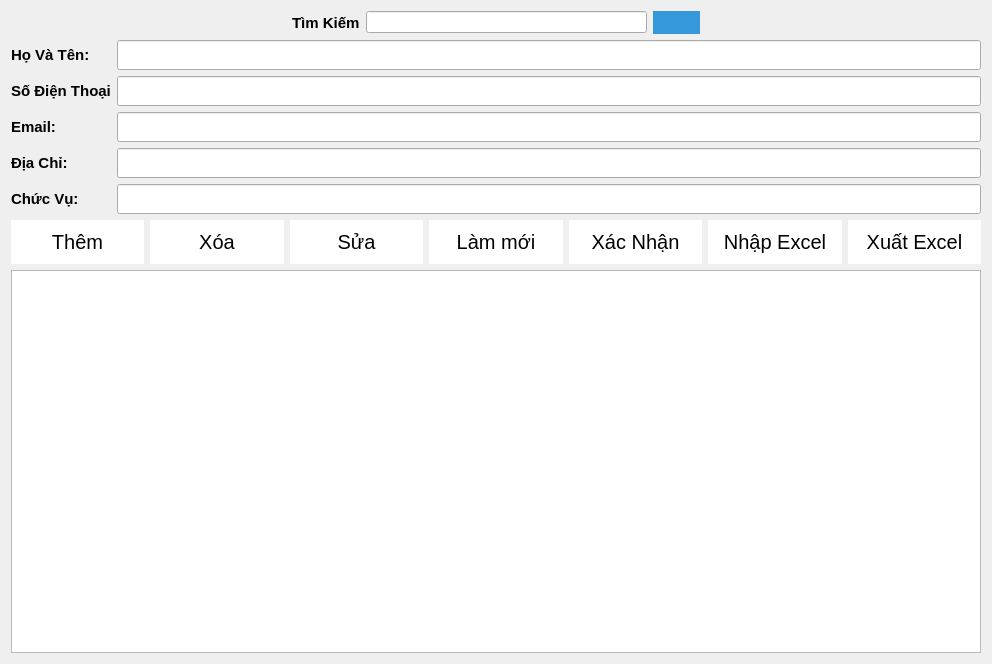
<?xml version="1.0" encoding="UTF-8"?>
<ui version="4.0">
 <class>StaffManagement</class>
 <widget class="QWidget" name="StaffManagement">
  <property name="geometry">
   <rect>
    <x>0</x>
    <y>0</y>
    <width>992</width>
    <height>664</height>
   </rect>
  </property>
  <property name="windowTitle">
   <string>Staff Management</string>
  </property>
  <property name="styleSheet">
   <string notr="true"/>
  </property>
  <layout class="QHBoxLayout" name="mainLayout">
   <item>
    <layout class="QVBoxLayout" name="verticalLayout_3">
     <item>
      <layout class="QHBoxLayout" name="searchLayout">
       <item>
        <spacer name="horizontalSpacer_2">
         <property name="orientation">
          <enum>Qt::Horizontal</enum>
         </property>
         <property name="sizeHint" stdset="0">
          <size>
           <width>40</width>
           <height>20</height>
          </size>
         </property>
        </spacer>
       </item>
       <item>
        <widget class="QLabel" name="searchLabel">
         <property name="font">
          <font>
           <pointsize>11</pointsize>
           <weight>75</weight>
           <bold>true</bold>
          </font>
         </property>
         <property name="text">
          <string>Tìm Kiếm</string>
         </property>
        </widget>
       </item>
       <item>
        <widget class="QLineEdit" name="searchLineEdit"/>
       </item>
       <item>
        <widget class="QPushButton" name="searchButton">
         <property name="font">
          <font>
           <pointsize>-1</pointsize>
          </font>
         </property>
         <property name="styleSheet">
          <string notr="true">QPushButton {
                background-color: #3498db;  /* Blue background */
                color: white;  /* White text */
                border: none;
                padding: 5px 10px;
                font-size: 10px;
            }
            QPushButton:hover {
                background-color: #2980b9; /* Darker blue on hover */
				 border: 2px solid white;
            }
            QPushButton:pressed {
                background-color: #1f618d; /* Even darker blue on press */
            }</string>
         </property>
         <property name="text">
          <string/>
         </property>
         <property name="icon">
          <iconset>
           <normaloff>../../image/search.png</normaloff>../../image/search.png</iconset>
         </property>
         <property name="iconSize">
          <size>
           <width>30</width>
           <height>30</height>
          </size>
         </property>
        </widget>
       </item>
       <item>
        <spacer name="horizontalSpacer">
         <property name="orientation">
          <enum>Qt::Horizontal</enum>
         </property>
         <property name="sizeHint" stdset="0">
          <size>
           <width>40</width>
           <height>20</height>
          </size>
         </property>
        </spacer>
       </item>
      </layout>
     </item>
     <item>
      <layout class="QFormLayout" name="formLayout">
       <item row="0" column="0">
        <widget class="QLabel" name="label_2">
         <property name="font">
          <font>
           <pointsize>11</pointsize>
           <weight>75</weight>
           <bold>true</bold>
          </font>
         </property>
         <property name="text">
          <string>Họ Và Tên:</string>
         </property>
        </widget>
       </item>
       <item row="0" column="1">
        <widget class="QLineEdit" name="nameLineEdit">
         <property name="minimumSize">
          <size>
           <width>0</width>
           <height>30</height>
          </size>
         </property>
        </widget>
       </item>
       <item row="1" column="0">
        <widget class="QLabel" name="label_3">
         <property name="font">
          <font>
           <pointsize>11</pointsize>
           <weight>75</weight>
           <bold>true</bold>
          </font>
         </property>
         <property name="text">
          <string>Số Điện Thoại</string>
         </property>
        </widget>
       </item>
       <item row="1" column="1">
        <widget class="QLineEdit" name="phoneLineEdit">
         <property name="minimumSize">
          <size>
           <width>0</width>
           <height>30</height>
          </size>
         </property>
        </widget>
       </item>
       <item row="2" column="0">
        <widget class="QLabel" name="label_5">
         <property name="font">
          <font>
           <pointsize>11</pointsize>
           <weight>75</weight>
           <bold>true</bold>
          </font>
         </property>
         <property name="text">
          <string>Email:</string>
         </property>
        </widget>
       </item>
       <item row="2" column="1">
        <widget class="QLineEdit" name="emailLineEdit">
         <property name="minimumSize">
          <size>
           <width>0</width>
           <height>30</height>
          </size>
         </property>
         <property name="sizeIncrement">
          <size>
           <width>0</width>
           <height>0</height>
          </size>
         </property>
        </widget>
       </item>
       <item row="3" column="0">
        <widget class="QLabel" name="label_4">
         <property name="font">
          <font>
           <pointsize>11</pointsize>
           <weight>75</weight>
           <bold>true</bold>
          </font>
         </property>
         <property name="text">
          <string>Địa Chỉ:</string>
         </property>
        </widget>
       </item>
       <item row="3" column="1">
        <widget class="QLineEdit" name="adressLineEdit">
         <property name="minimumSize">
          <size>
           <width>0</width>
           <height>30</height>
          </size>
         </property>
        </widget>
       </item>
       <item row="4" column="0">
        <widget class="QLabel" name="Position">
         <property name="font">
          <font>
           <pointsize>11</pointsize>
           <weight>75</weight>
           <bold>true</bold>
          </font>
         </property>
         <property name="text">
          <string>Chức Vụ:</string>
         </property>
        </widget>
       </item>
       <item row="4" column="1">
        <widget class="QLineEdit" name="positionLineEdit">
         <property name="minimumSize">
          <size>
           <width>0</width>
           <height>30</height>
          </size>
         </property>
        </widget>
       </item>
      </layout>
     </item>
     <item>
      <layout class="QHBoxLayout" name="horizontalLayout">
       <item>
        <widget class="QPushButton" name="addButton">
         <property name="font">
          <font>
           <pointsize>-1</pointsize>
          </font>
         </property>
         <property name="styleSheet">
          <string notr="true">QPushButton {
                background-color: white;  /* Blue background */
                color: black;  /* White text */
                border: none;
                padding: 10px 20px;
                font-size: 20px;
                
            }
            QPushButton:hover {
                border: 3px solid  #3498db ; /* Darker blue on hover */
				background-color: #f5f5f5 ;
            }
            QPushButton:pressed {
                background-color:#f5f5f5; /* Even darker blue on press */
            }</string>
         </property>
         <property name="text">
          <string>Thêm</string>
         </property>
         <property name="icon">
          <iconset>
           <normaloff>../../image/plus.png</normaloff>../../image/plus.png</iconset>
         </property>
         <property name="iconSize">
          <size>
           <width>30</width>
           <height>30</height>
          </size>
         </property>
        </widget>
       </item>
       <item>
        <widget class="QPushButton" name="deleteButton">
         <property name="font">
          <font>
           <pointsize>-1</pointsize>
          </font>
         </property>
         <property name="styleSheet">
          <string notr="true">QPushButton {
                background-color: white;  /* Blue background */
                color: black;  /* White text */
                border: none;
                padding: 10px 20px;
                font-size: 20px;
                
            }
            QPushButton:hover {
               border: 3px solid  #3498db ; /* Darker blue on hover */
				background-color: #f5f5f5 ;
            }
            QPushButton:pressed {
                background-color: #f5f5f5 ; /* Even darker blue on press */
            }</string>
         </property>
         <property name="text">
          <string>Xóa</string>
         </property>
         <property name="icon">
          <iconset>
           <normaloff>../../image/delete.png</normaloff>../../image/delete.png</iconset>
         </property>
         <property name="iconSize">
          <size>
           <width>30</width>
           <height>30</height>
          </size>
         </property>
        </widget>
       </item>
       <item>
        <widget class="QPushButton" name="updateButton">
         <property name="font">
          <font>
           <pointsize>-1</pointsize>
          </font>
         </property>
         <property name="styleSheet">
          <string notr="true">QPushButton {
                background-color: white;  /* Blue background */
                color: black;  /* White text */
                border: none;
                padding: 10px 15px;
                font-size: 20px;
                
            }
            QPushButton:hover {
                 border: 3px solid  #3498db ; /* Darker blue on hover */
				background-color: #f5f5f5 ;
            }
            QPushButton:pressed {
                background-color: #f5f5f5 ; /* Even darker blue on press */
            }</string>
         </property>
         <property name="text">
          <string>Sửa</string>
         </property>
         <property name="icon">
          <iconset>
           <normaloff>../../image/pen.png</normaloff>../../image/pen.png</iconset>
         </property>
         <property name="iconSize">
          <size>
           <width>30</width>
           <height>30</height>
          </size>
         </property>
        </widget>
       </item>
       <item>
        <widget class="QPushButton" name="clearButton">
         <property name="font">
          <font>
           <pointsize>-1</pointsize>
          </font>
         </property>
         <property name="styleSheet">
          <string notr="true">QPushButton {
                background-color: white;  /* Blue background */
                color: black;  /* White text */
                border: none;
                padding: 10px 5px;
                font-size: 20px;
                
            }
            QPushButton:hover {
                border: 3px solid  #3498db ; /* Darker blue on hover */
				background-color: #f5f5f5 ;
            }
            QPushButton:pressed {
                background-color: #f5f5f5; /* Even darker blue on press */
            }</string>
         </property>
         <property name="text">
          <string>Làm mới</string>
         </property>
         <property name="icon">
          <iconset>
           <normaloff>../../image/loading-arrow.png</normaloff>../../image/loading-arrow.png</iconset>
         </property>
         <property name="iconSize">
          <size>
           <width>30</width>
           <height>30</height>
          </size>
         </property>
        </widget>
       </item>
       <item>
        <widget class="QPushButton" name="btn_confirm_update">
         <property name="font">
          <font>
           <pointsize>-1</pointsize>
          </font>
         </property>
         <property name="styleSheet">
          <string notr="true">QPushButton {
                background-color: white;  /* Blue background */
                color: black;  /* White text */
                border: none;
                padding: 10px 0;
                font-size: 20px;
                
            }
            QPushButton:hover {
                 border: 3px solid  #3498db ; /* Darker blue on hover */
				background-color: #f5f5f5 ;
            }
            QPushButton:pressed {
                background-color: #f5f5f5; /* Even darker blue on press */
            }</string>
         </property>
         <property name="text">
          <string>Xác Nhận</string>
         </property>
         <property name="icon">
          <iconset>
           <normaloff>../../image/save.png</normaloff>../../image/save.png</iconset>
         </property>
         <property name="iconSize">
          <size>
           <width>30</width>
           <height>30</height>
          </size>
         </property>
        </widget>
       </item>
       <item>
        <widget class="QPushButton" name="importExcelBtn">
         <property name="font">
          <font>
           <pointsize>-1</pointsize>
          </font>
         </property>
         <property name="styleSheet">
          <string notr="true">QPushButton {
                background-color: white;  /* Blue background */
                color: black;  /* White text */
                border: none;
                padding: 10px 0;
                font-size: 20px;
                
            }
            QPushButton:hover {
                 border: 3px solid  #3498db ; /* Darker blue on hover */
				background-color: #f5f5f5 ;
            }
            QPushButton:pressed {
                background-color: #f5f5f5; /* Even darker blue on press */
            }</string>
         </property>
         <property name="text">
          <string>Nhập Excel</string>
         </property>
         <property name="icon">
          <iconset>
           <normaloff>../../image/sheet.png</normaloff>../../image/sheet.png</iconset>
         </property>
         <property name="iconSize">
          <size>
           <width>30</width>
           <height>30</height>
          </size>
         </property>
        </widget>
       </item>
       <item>
        <widget class="QPushButton" name="exportExcelBtn">
         <property name="font">
          <font>
           <pointsize>-1</pointsize>
          </font>
         </property>
         <property name="styleSheet">
          <string notr="true">QPushButton {
                background-color: white;  /* Blue background */
                color: black;  /* White text */
                border: none;
                padding: 10px 0;
                font-size: 20px;
                
            }
            QPushButton:hover {
                 border: 3px solid  #3498db ; /* Darker blue on hover */
				background-color: #f5f5f5 ;
            }
            QPushButton:pressed {
                background-color: #f5f5f5; /* Even darker blue on press */
            }</string>
         </property>
         <property name="text">
          <string>Xuất Excel</string>
         </property>
         <property name="icon">
          <iconset>
           <normaloff>../../image/excel-file.png</normaloff>../../image/excel-file.png</iconset>
         </property>
         <property name="iconSize">
          <size>
           <width>30</width>
           <height>30</height>
          </size>
         </property>
        </widget>
       </item>
      </layout>
     </item>
     <item>
      <widget class="QTableView" name="staffTableView">
       <property name="sizeIncrement">
        <size>
         <width>1</width>
         <height>0</height>
        </size>
       </property>
      </widget>
     </item>
    </layout>
   </item>
  </layout>
 </widget>
 <resources/>
 <connections/>
</ui>
